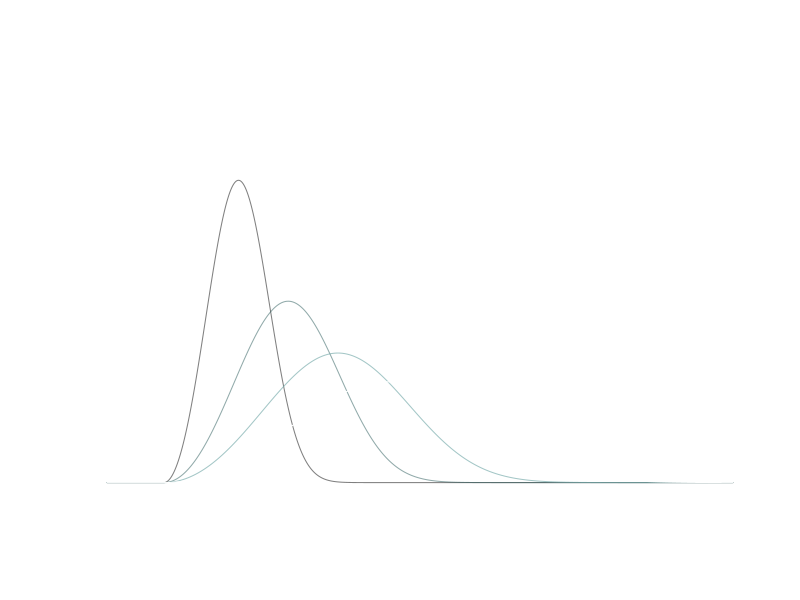

Here is the R script that generated this plot:
setwd("~/projects/rxcode/app/public/")
png(filename = "sample1.png",
    width = 2400, height = 2400, units = "px", 
    bg = "white",
    #type = c("cairo", "cairo-png", "Xlib", "quartz"),
    )

svg()


vec = seq(1.5,5,1)
my_colors = colorRampPalette(c(rgb(0,0,0,0.5),rgb(0.2,0.5,0.5,0.5), rgb(1,1,1,1)),alpha=T)( length(vec) )
curve(dweibull(x,shape = 1,scale=1),from = -1, to=10 , n=2000, axes=FALSE, xlab = NA, ylab = NA, col="white")
for (i in seq_along(vec)) {
  curve(dweibull(x, 3,vec[i],log = F), from = -1, 10 , n= 2000, add = TRUE,col=my_colors[i],lw=1)
  #print(((0.1)+(i/5)))
  print(vec[i])
}
dev.off()

